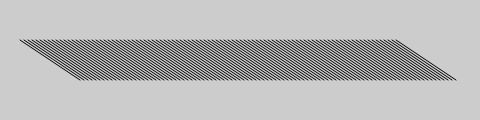
Frame 1 (no input)
Frame 60 (no input): identical to frame 1, image omitted
Frame 120 (the mouse pressed at the canvas centre since frame 60): identical to frame 1, image omitted

The p5.js sketch that drew this single still picture (run headless with seeded random() and noise() and a simulated clock; from frame 60 on, the mouse is pressed at the canvas centre):

// p5.js sketch
// ── sketch.js
function setup() {
  createCanvas(480, 120);
}

function draw() {
  background(204);
  for (var i = 20; i < 400; i+=4 ){
    line(i, 40, i+60, 80);
  }
}
